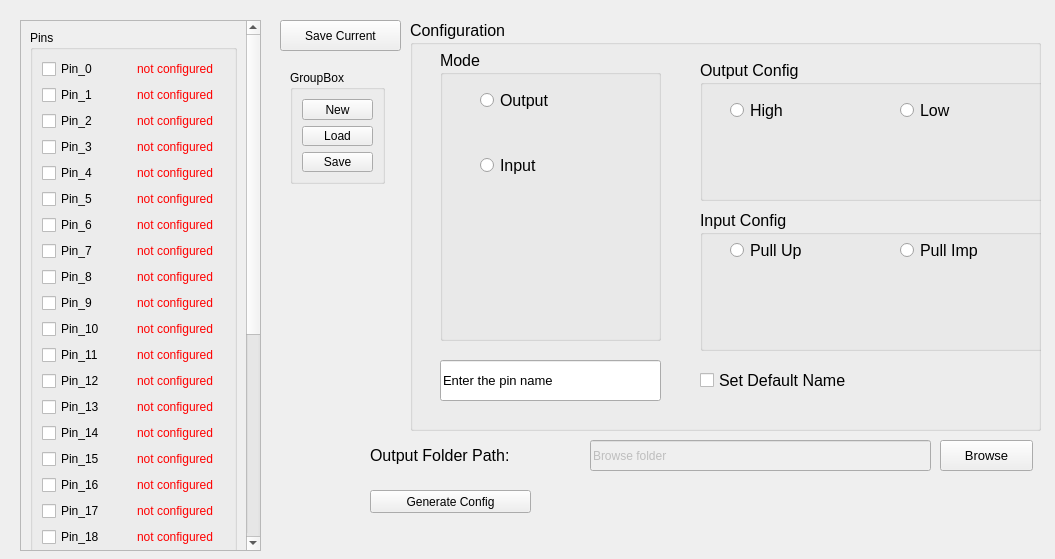
<?xml version="1.0" encoding="UTF-8"?>
<ui version="4.0">
 <class>Form</class>
 <widget class="QWidget" name="Form">
  <property name="geometry">
   <rect>
    <x>0</x>
    <y>0</y>
    <width>1055</width>
    <height>559</height>
   </rect>
  </property>
  <property name="windowTitle">
   <string>DIO_Configurator</string>
  </property>
  <widget class="QGroupBox" name="configuration_group">
   <property name="geometry">
    <rect>
     <x>410</x>
     <y>20</y>
     <width>631</width>
     <height>411</height>
    </rect>
   </property>
   <property name="font">
    <font>
     <pointsize>12</pointsize>
     <weight>50</weight>
     <bold>false</bold>
    </font>
   </property>
   <property name="title">
    <string>Configuration</string>
   </property>
   <widget class="QGroupBox" name="Mode_group">
    <property name="geometry">
     <rect>
      <x>30</x>
      <y>30</y>
      <width>221</width>
      <height>291</height>
     </rect>
    </property>
    <property name="title">
     <string>Mode</string>
    </property>
    <widget class="QRadioButton" name="Output_button">
     <property name="geometry">
      <rect>
       <x>40</x>
       <y>40</y>
       <width>131</width>
       <height>20</height>
      </rect>
     </property>
     <property name="text">
      <string>Output</string>
     </property>
    </widget>
    <widget class="QRadioButton" name="Input_button">
     <property name="geometry">
      <rect>
       <x>40</x>
       <y>100</y>
       <width>131</width>
       <height>31</height>
      </rect>
     </property>
     <property name="text">
      <string>Input</string>
     </property>
    </widget>
   </widget>
   <widget class="QGroupBox" name="Output_config_group">
    <property name="geometry">
     <rect>
      <x>290</x>
      <y>40</y>
      <width>361</width>
      <height>141</height>
     </rect>
    </property>
    <property name="title">
     <string>Output Config</string>
    </property>
    <widget class="QRadioButton" name="High_button">
     <property name="geometry">
      <rect>
       <x>30</x>
       <y>40</y>
       <width>131</width>
       <height>20</height>
      </rect>
     </property>
     <property name="text">
      <string>High</string>
     </property>
    </widget>
    <widget class="QRadioButton" name="Low_button">
     <property name="geometry">
      <rect>
       <x>200</x>
       <y>40</y>
       <width>131</width>
       <height>20</height>
      </rect>
     </property>
     <property name="text">
      <string>Low</string>
     </property>
    </widget>
   </widget>
   <widget class="QGroupBox" name="Input_config_group">
    <property name="geometry">
     <rect>
      <x>290</x>
      <y>190</y>
      <width>361</width>
      <height>141</height>
     </rect>
    </property>
    <property name="title">
     <string>Input Config</string>
    </property>
    <widget class="QRadioButton" name="Pull_Imp_button">
     <property name="geometry">
      <rect>
       <x>200</x>
       <y>30</y>
       <width>131</width>
       <height>20</height>
      </rect>
     </property>
     <property name="text">
      <string>Pull Imp</string>
     </property>
    </widget>
    <widget class="QRadioButton" name="Pull_Up_button">
     <property name="geometry">
      <rect>
       <x>30</x>
       <y>30</y>
       <width>131</width>
       <height>20</height>
      </rect>
     </property>
     <property name="text">
      <string>Pull Up</string>
     </property>
    </widget>
   </widget>
   <widget class="QLineEdit" name="PinName_LineEdit">
    <property name="geometry">
     <rect>
      <x>30</x>
      <y>340</y>
      <width>221</width>
      <height>41</height>
     </rect>
    </property>
    <property name="font">
     <font>
      <pointsize>10</pointsize>
     </font>
    </property>
    <property name="text">
     <string>Enter the pin name</string>
    </property>
   </widget>
   <widget class="QCheckBox" name="Default_Name_CheckBox">
    <property name="geometry">
     <rect>
      <x>290</x>
      <y>350</y>
      <width>181</width>
      <height>20</height>
     </rect>
    </property>
    <property name="text">
     <string>Set Default Name</string>
    </property>
   </widget>
  </widget>
  <widget class="QLineEdit" name="Output_Folder_Path_LineEdit">
   <property name="enabled">
    <bool>false</bool>
   </property>
   <property name="geometry">
    <rect>
     <x>590</x>
     <y>440</y>
     <width>341</width>
     <height>31</height>
    </rect>
   </property>
   <property name="text">
    <string>Browse folder</string>
   </property>
  </widget>
  <widget class="QPushButton" name="pushButton_Browse">
   <property name="geometry">
    <rect>
     <x>940</x>
     <y>440</y>
     <width>93</width>
     <height>31</height>
    </rect>
   </property>
   <property name="font">
    <font>
     <pointsize>10</pointsize>
    </font>
   </property>
   <property name="text">
    <string>Browse</string>
   </property>
  </widget>
  <widget class="QLabel" name="label_OuputFolderPath">
   <property name="geometry">
    <rect>
     <x>370</x>
     <y>440</y>
     <width>211</width>
     <height>31</height>
    </rect>
   </property>
   <property name="font">
    <font>
     <pointsize>12</pointsize>
     <weight>50</weight>
     <bold>false</bold>
    </font>
   </property>
   <property name="text">
    <string>Output Folder Path:</string>
   </property>
  </widget>
  <widget class="QPushButton" name="pushButton_SaveCurrent">
   <property name="geometry">
    <rect>
     <x>280</x>
     <y>20</y>
     <width>121</width>
     <height>31</height>
    </rect>
   </property>
   <property name="text">
    <string>Save Current</string>
   </property>
  </widget>
  <widget class="QScrollArea" name="scrollArea">
   <property name="geometry">
    <rect>
     <x>20</x>
     <y>20</y>
     <width>241</width>
     <height>531</height>
    </rect>
   </property>
   <property name="widgetResizable">
    <bool>true</bool>
   </property>
   <widget class="QWidget" name="scrollAreaWidgetContents">
    <property name="geometry">
     <rect>
      <x>0</x>
      <y>0</y>
      <width>222</width>
      <height>845</height>
     </rect>
    </property>
    <layout class="QHBoxLayout" name="horizontalLayout">
     <item>
      <widget class="QGroupBox" name="groupBox_Pins">
       <property name="title">
        <string>Pins</string>
       </property>
       <layout class="QVBoxLayout" name="verticalLayout">
        <item>
         <layout class="QHBoxLayout" name="horizontalLayout_2">
          <item>
           <widget class="QCheckBox" name="checkBox_0">
            <property name="text">
             <string>Pin_0</string>
            </property>
           </widget>
          </item>
          <item>
           <widget class="QLabel" name="label_0">
            <property name="styleSheet">
             <string notr="true">QLabel{ color: rgb(255, 0, 0); }</string>
            </property>
            <property name="text">
             <string>not configured</string>
            </property>
           </widget>
          </item>
         </layout>
        </item>
        <item>
         <layout class="QHBoxLayout" name="horizontalLayout_3">
          <item>
           <widget class="QCheckBox" name="checkBox_1">
            <property name="text">
             <string>Pin_1</string>
            </property>
           </widget>
          </item>
          <item>
           <widget class="QLabel" name="label_1">
            <property name="styleSheet">
             <string notr="true">QLabel{ color: rgb(255, 0, 0); }</string>
            </property>
            <property name="text">
             <string>not configured</string>
            </property>
           </widget>
          </item>
         </layout>
        </item>
        <item>
         <layout class="QHBoxLayout" name="horizontalLayout_4">
          <item>
           <widget class="QCheckBox" name="checkBox_2">
            <property name="text">
             <string>Pin_2</string>
            </property>
           </widget>
          </item>
          <item>
           <widget class="QLabel" name="label_2">
            <property name="styleSheet">
             <string notr="true">QLabel{ color: rgb(255, 0, 0); }</string>
            </property>
            <property name="text">
             <string>not configured</string>
            </property>
           </widget>
          </item>
         </layout>
        </item>
        <item>
         <layout class="QHBoxLayout" name="horizontalLayout_5">
          <item>
           <widget class="QCheckBox" name="checkBox_3">
            <property name="text">
             <string>Pin_3</string>
            </property>
           </widget>
          </item>
          <item>
           <widget class="QLabel" name="label_3">
            <property name="styleSheet">
             <string notr="true">QLabel{ color: rgb(255, 0, 0); }</string>
            </property>
            <property name="text">
             <string>not configured</string>
            </property>
           </widget>
          </item>
         </layout>
        </item>
        <item>
         <layout class="QHBoxLayout" name="horizontalLayout_6">
          <item>
           <widget class="QCheckBox" name="checkBox_4">
            <property name="text">
             <string>Pin_4</string>
            </property>
           </widget>
          </item>
          <item>
           <widget class="QLabel" name="label_4">
            <property name="styleSheet">
             <string notr="true">QLabel{ color: rgb(255, 0, 0); }</string>
            </property>
            <property name="text">
             <string>not configured</string>
            </property>
           </widget>
          </item>
         </layout>
        </item>
        <item>
         <layout class="QHBoxLayout" name="horizontalLayout_7">
          <item>
           <widget class="QCheckBox" name="checkBox_5">
            <property name="text">
             <string>Pin_5</string>
            </property>
           </widget>
          </item>
          <item>
           <widget class="QLabel" name="label_5">
            <property name="styleSheet">
             <string notr="true">QLabel{ color: rgb(255, 0, 0); }</string>
            </property>
            <property name="text">
             <string>not configured</string>
            </property>
           </widget>
          </item>
         </layout>
        </item>
        <item>
         <layout class="QHBoxLayout" name="horizontalLayout_8">
          <item>
           <widget class="QCheckBox" name="checkBox_6">
            <property name="text">
             <string>Pin_6</string>
            </property>
           </widget>
          </item>
          <item>
           <widget class="QLabel" name="label_6">
            <property name="styleSheet">
             <string notr="true">QLabel{ color: rgb(255, 0, 0); }</string>
            </property>
            <property name="text">
             <string>not configured</string>
            </property>
           </widget>
          </item>
         </layout>
        </item>
        <item>
         <layout class="QHBoxLayout" name="horizontalLayout_9">
          <item>
           <widget class="QCheckBox" name="checkBox_7">
            <property name="text">
             <string>Pin_7</string>
            </property>
           </widget>
          </item>
          <item>
           <widget class="QLabel" name="label_7">
            <property name="styleSheet">
             <string notr="true">QLabel{ color: rgb(255, 0, 0); }</string>
            </property>
            <property name="text">
             <string>not configured</string>
            </property>
           </widget>
          </item>
         </layout>
        </item>
        <item>
         <layout class="QHBoxLayout" name="horizontalLayout_10">
          <item>
           <widget class="QCheckBox" name="checkBox_8">
            <property name="text">
             <string>Pin_8</string>
            </property>
           </widget>
          </item>
          <item>
           <widget class="QLabel" name="label_8">
            <property name="styleSheet">
             <string notr="true">QLabel{ color: rgb(255, 0, 0); }</string>
            </property>
            <property name="text">
             <string>not configured</string>
            </property>
           </widget>
          </item>
         </layout>
        </item>
        <item>
         <layout class="QHBoxLayout" name="horizontalLayout_11">
          <item>
           <widget class="QCheckBox" name="checkBox_9">
            <property name="text">
             <string>Pin_9</string>
            </property>
           </widget>
          </item>
          <item>
           <widget class="QLabel" name="label_9">
            <property name="styleSheet">
             <string notr="true">QLabel{ color: rgb(255, 0, 0); }</string>
            </property>
            <property name="text">
             <string>not configured</string>
            </property>
           </widget>
          </item>
         </layout>
        </item>
        <item>
         <layout class="QHBoxLayout" name="horizontalLayout_12">
          <item>
           <widget class="QCheckBox" name="checkBox_10">
            <property name="text">
             <string>Pin_10</string>
            </property>
           </widget>
          </item>
          <item>
           <widget class="QLabel" name="label_10">
            <property name="styleSheet">
             <string notr="true">QLabel{ color: rgb(255, 0, 0); }</string>
            </property>
            <property name="text">
             <string>not configured</string>
            </property>
           </widget>
          </item>
         </layout>
        </item>
        <item>
         <layout class="QHBoxLayout" name="horizontalLayout_13">
          <item>
           <widget class="QCheckBox" name="checkBox_11">
            <property name="text">
             <string>Pin_11</string>
            </property>
           </widget>
          </item>
          <item>
           <widget class="QLabel" name="label_11">
            <property name="styleSheet">
             <string notr="true">QLabel{ color: rgb(255, 0, 0); }</string>
            </property>
            <property name="text">
             <string>not configured</string>
            </property>
           </widget>
          </item>
         </layout>
        </item>
        <item>
         <layout class="QHBoxLayout" name="horizontalLayout_14">
          <item>
           <widget class="QCheckBox" name="checkBox_12">
            <property name="text">
             <string>Pin_12</string>
            </property>
           </widget>
          </item>
          <item>
           <widget class="QLabel" name="label_12">
            <property name="styleSheet">
             <string notr="true">QLabel{ color: rgb(255, 0, 0); }</string>
            </property>
            <property name="text">
             <string>not configured</string>
            </property>
           </widget>
          </item>
         </layout>
        </item>
        <item>
         <layout class="QHBoxLayout" name="horizontalLayout_15">
          <item>
           <widget class="QCheckBox" name="checkBox_13">
            <property name="text">
             <string>Pin_13</string>
            </property>
           </widget>
          </item>
          <item>
           <widget class="QLabel" name="label_13">
            <property name="styleSheet">
             <string notr="true">QLabel{ color: rgb(255, 0, 0); }</string>
            </property>
            <property name="text">
             <string>not configured</string>
            </property>
           </widget>
          </item>
         </layout>
        </item>
        <item>
         <layout class="QHBoxLayout" name="horizontalLayout_16">
          <item>
           <widget class="QCheckBox" name="checkBox_14">
            <property name="text">
             <string>Pin_14</string>
            </property>
           </widget>
          </item>
          <item>
           <widget class="QLabel" name="label_14">
            <property name="styleSheet">
             <string notr="true">QLabel{ color: rgb(255, 0, 0); }</string>
            </property>
            <property name="text">
             <string>not configured</string>
            </property>
           </widget>
          </item>
         </layout>
        </item>
        <item>
         <layout class="QHBoxLayout" name="horizontalLayout_17">
          <item>
           <widget class="QCheckBox" name="checkBox_15">
            <property name="text">
             <string>Pin_15</string>
            </property>
           </widget>
          </item>
          <item>
           <widget class="QLabel" name="label_15">
            <property name="styleSheet">
             <string notr="true">QLabel{ color: rgb(255, 0, 0); }</string>
            </property>
            <property name="text">
             <string>not configured</string>
            </property>
           </widget>
          </item>
         </layout>
        </item>
        <item>
         <layout class="QHBoxLayout" name="horizontalLayout_18">
          <item>
           <widget class="QCheckBox" name="checkBox_16">
            <property name="text">
             <string>Pin_16</string>
            </property>
           </widget>
          </item>
          <item>
           <widget class="QLabel" name="label_16">
            <property name="styleSheet">
             <string notr="true">QLabel{ color: rgb(255, 0, 0); }</string>
            </property>
            <property name="text">
             <string>not configured</string>
            </property>
           </widget>
          </item>
         </layout>
        </item>
        <item>
         <layout class="QHBoxLayout" name="horizontalLayout_19">
          <item>
           <widget class="QCheckBox" name="checkBox_17">
            <property name="text">
             <string>Pin_17</string>
            </property>
           </widget>
          </item>
          <item>
           <widget class="QLabel" name="label_17">
            <property name="styleSheet">
             <string notr="true">QLabel{ color: rgb(255, 0, 0); }</string>
            </property>
            <property name="text">
             <string>not configured</string>
            </property>
           </widget>
          </item>
         </layout>
        </item>
        <item>
         <layout class="QHBoxLayout" name="horizontalLayout_20">
          <item>
           <widget class="QCheckBox" name="checkBox_18">
            <property name="text">
             <string>Pin_18</string>
            </property>
           </widget>
          </item>
          <item>
           <widget class="QLabel" name="label_18">
            <property name="styleSheet">
             <string notr="true">QLabel{ color: rgb(255, 0, 0); }</string>
            </property>
            <property name="text">
             <string>not configured</string>
            </property>
           </widget>
          </item>
         </layout>
        </item>
        <item>
         <layout class="QHBoxLayout" name="horizontalLayout_21">
          <item>
           <widget class="QCheckBox" name="checkBox_19">
            <property name="text">
             <string>Pin_19</string>
            </property>
           </widget>
          </item>
          <item>
           <widget class="QLabel" name="label_19">
            <property name="styleSheet">
             <string notr="true">QLabel{ color: rgb(255, 0, 0); }</string>
            </property>
            <property name="text">
             <string>not configured</string>
            </property>
           </widget>
          </item>
         </layout>
        </item>
        <item>
         <layout class="QHBoxLayout" name="horizontalLayout_22">
          <item>
           <widget class="QCheckBox" name="checkBox_20">
            <property name="text">
             <string>Pin_20</string>
            </property>
           </widget>
          </item>
          <item>
           <widget class="QLabel" name="label_20">
            <property name="styleSheet">
             <string notr="true">QLabel{ color: rgb(255, 0, 0); }</string>
            </property>
            <property name="text">
             <string>not configured</string>
            </property>
           </widget>
          </item>
         </layout>
        </item>
        <item>
         <layout class="QHBoxLayout" name="horizontalLayout_23">
          <item>
           <widget class="QCheckBox" name="checkBox_21">
            <property name="text">
             <string>Pin_21</string>
            </property>
           </widget>
          </item>
          <item>
           <widget class="QLabel" name="label_21">
            <property name="styleSheet">
             <string notr="true">QLabel{ color: rgb(255, 0, 0); }</string>
            </property>
            <property name="text">
             <string>not configured</string>
            </property>
           </widget>
          </item>
         </layout>
        </item>
        <item>
         <layout class="QHBoxLayout" name="horizontalLayout_24">
          <item>
           <widget class="QCheckBox" name="checkBox_22">
            <property name="text">
             <string>Pin_22</string>
            </property>
           </widget>
          </item>
          <item>
           <widget class="QLabel" name="label_22">
            <property name="styleSheet">
             <string notr="true">QLabel{ color: rgb(255, 0, 0); }</string>
            </property>
            <property name="text">
             <string>not configured</string>
            </property>
           </widget>
          </item>
         </layout>
        </item>
        <item>
         <layout class="QHBoxLayout" name="horizontalLayout_25">
          <item>
           <widget class="QCheckBox" name="checkBox_23">
            <property name="text">
             <string>Pin_23</string>
            </property>
           </widget>
          </item>
          <item>
           <widget class="QLabel" name="label_23">
            <property name="styleSheet">
             <string notr="true">QLabel{ color: rgb(255, 0, 0); }</string>
            </property>
            <property name="text">
             <string>not configured</string>
            </property>
           </widget>
          </item>
         </layout>
        </item>
        <item>
         <layout class="QHBoxLayout" name="horizontalLayout_26">
          <item>
           <widget class="QCheckBox" name="checkBox_24">
            <property name="text">
             <string>Pin_24</string>
            </property>
           </widget>
          </item>
          <item>
           <widget class="QLabel" name="label_24">
            <property name="styleSheet">
             <string notr="true">QLabel{ color: rgb(255, 0, 0); }</string>
            </property>
            <property name="text">
             <string>not configured</string>
            </property>
           </widget>
          </item>
         </layout>
        </item>
        <item>
         <layout class="QHBoxLayout" name="horizontalLayout_27">
          <item>
           <widget class="QCheckBox" name="checkBox_25">
            <property name="text">
             <string>Pin_25</string>
            </property>
           </widget>
          </item>
          <item>
           <widget class="QLabel" name="label_25">
            <property name="styleSheet">
             <string notr="true">QLabel{ color: rgb(255, 0, 0); }</string>
            </property>
            <property name="text">
             <string>not configured</string>
            </property>
           </widget>
          </item>
         </layout>
        </item>
        <item>
         <layout class="QHBoxLayout" name="horizontalLayout_28">
          <item>
           <widget class="QCheckBox" name="checkBox_26">
            <property name="text">
             <string>Pin_26</string>
            </property>
           </widget>
          </item>
          <item>
           <widget class="QLabel" name="label_26">
            <property name="styleSheet">
             <string notr="true">QLabel{ color: rgb(255, 0, 0); }</string>
            </property>
            <property name="text">
             <string>not configured</string>
            </property>
           </widget>
          </item>
         </layout>
        </item>
        <item>
         <layout class="QHBoxLayout" name="horizontalLayout_29">
          <item>
           <widget class="QCheckBox" name="checkBox_27">
            <property name="text">
             <string>Pin_27</string>
            </property>
           </widget>
          </item>
          <item>
           <widget class="QLabel" name="label_27">
            <property name="styleSheet">
             <string notr="true">QLabel{ color: rgb(255, 0, 0); }</string>
            </property>
            <property name="text">
             <string>not configured</string>
            </property>
           </widget>
          </item>
         </layout>
        </item>
        <item>
         <layout class="QHBoxLayout" name="horizontalLayout_30">
          <item>
           <widget class="QCheckBox" name="checkBox_28">
            <property name="text">
             <string>Pin_28</string>
            </property>
           </widget>
          </item>
          <item>
           <widget class="QLabel" name="label_28">
            <property name="styleSheet">
             <string notr="true">QLabel{ color: rgb(255, 0, 0); }</string>
            </property>
            <property name="text">
             <string>not configured</string>
            </property>
           </widget>
          </item>
         </layout>
        </item>
        <item>
         <layout class="QHBoxLayout" name="horizontalLayout_31">
          <item>
           <widget class="QCheckBox" name="checkBox_29">
            <property name="text">
             <string>Pin_29</string>
            </property>
           </widget>
          </item>
          <item>
           <widget class="QLabel" name="label_29">
            <property name="styleSheet">
             <string notr="true">QLabel{ color: rgb(255, 0, 0); }</string>
            </property>
            <property name="text">
             <string>not configured</string>
            </property>
           </widget>
          </item>
         </layout>
        </item>
        <item>
         <layout class="QHBoxLayout" name="horizontalLayout_33">
          <item>
           <widget class="QCheckBox" name="checkBox_30">
            <property name="text">
             <string>Pin_30</string>
            </property>
           </widget>
          </item>
          <item>
           <widget class="QLabel" name="label_30">
            <property name="styleSheet">
             <string notr="true">QLabel{ color: rgb(255, 0, 0); }</string>
            </property>
            <property name="text">
             <string>not configured</string>
            </property>
           </widget>
          </item>
         </layout>
        </item>
        <item>
         <layout class="QHBoxLayout" name="horizontalLayout_32">
          <item>
           <widget class="QCheckBox" name="checkBox_31">
            <property name="text">
             <string>Pin_31</string>
            </property>
           </widget>
          </item>
          <item>
           <widget class="QLabel" name="label_31">
            <property name="styleSheet">
             <string notr="true">QLabel{ color: rgb(255, 0, 0); }</string>
            </property>
            <property name="text">
             <string>not configured</string>
            </property>
           </widget>
          </item>
         </layout>
        </item>
       </layout>
       <zorder>checkBox_0</zorder>
       <zorder>checkBox_1</zorder>
       <zorder>checkBox_2</zorder>
       <zorder>checkBox_3</zorder>
       <zorder>checkBox_4</zorder>
       <zorder>checkBox_5</zorder>
       <zorder>checkBox_6</zorder>
       <zorder>checkBox_7</zorder>
       <zorder>checkBox_8</zorder>
       <zorder>checkBox_9</zorder>
       <zorder>checkBox_10</zorder>
       <zorder>checkBox_11</zorder>
       <zorder>checkBox_12</zorder>
       <zorder>checkBox_13</zorder>
       <zorder>checkBox_14</zorder>
       <zorder>checkBox_15</zorder>
       <zorder>checkBox_16</zorder>
       <zorder>checkBox_17</zorder>
       <zorder>checkBox_18</zorder>
       <zorder>checkBox_19</zorder>
       <zorder>checkBox_20</zorder>
       <zorder>checkBox_21</zorder>
       <zorder>checkBox_22</zorder>
       <zorder>checkBox_23</zorder>
       <zorder>checkBox_24</zorder>
       <zorder>checkBox_25</zorder>
       <zorder>checkBox_26</zorder>
       <zorder>checkBox_27</zorder>
       <zorder>checkBox_28</zorder>
       <zorder>checkBox_300</zorder>
       <zorder>checkBox_30</zorder>
       <zorder>checkBox_31</zorder>
       <zorder>label_0</zorder>
       <zorder>label_1</zorder>
       <zorder>label_2</zorder>
       <zorder>label_3</zorder>
       <zorder>label_4</zorder>
       <zorder>label_5</zorder>
       <zorder>label_6</zorder>
       <zorder>label_7</zorder>
       <zorder>label_8</zorder>
       <zorder>label_9</zorder>
       <zorder>label_10</zorder>
       <zorder>label_11</zorder>
       <zorder>label_12</zorder>
       <zorder>label_13</zorder>
       <zorder>label_14</zorder>
       <zorder>label_15</zorder>
       <zorder>label_16</zorder>
       <zorder>label_17</zorder>
       <zorder>label_18</zorder>
       <zorder>label_19</zorder>
       <zorder>label_20</zorder>
       <zorder>label_22</zorder>
       <zorder>label_21</zorder>
       <zorder>label_23</zorder>
       <zorder>label_24</zorder>
       <zorder>label_25</zorder>
       <zorder>label_26</zorder>
       <zorder>label_27</zorder>
       <zorder>label_28</zorder>
       <zorder>label_29</zorder>
       <zorder>label_30</zorder>
       <zorder>label_31</zorder>
       <zorder>label_30</zorder>
      </widget>
     </item>
    </layout>
   </widget>
  </widget>
  <widget class="QLabel" name="label_image">
   <property name="geometry">
    <rect>
     <x>280</x>
     <y>290</y>
     <width>91</width>
     <height>131</height>
    </rect>
   </property>
   <property name="text">
    <string/>
   </property>
  </widget>
  <widget class="QPushButton" name="pushButton_FinalSave">
   <property name="geometry">
    <rect>
     <x>370</x>
     <y>490</y>
     <width>161</width>
     <height>23</height>
    </rect>
   </property>
   <property name="text">
    <string>Generate Config</string>
   </property>
  </widget>
  <widget class="QGroupBox" name="groupBox_2">
   <property name="geometry">
    <rect>
     <x>290</x>
     <y>70</y>
     <width>95</width>
     <height>114</height>
    </rect>
   </property>
   <property name="title">
    <string>GroupBox</string>
   </property>
   <layout class="QVBoxLayout" name="verticalLayout_2">
    <item>
     <widget class="QPushButton" name="pushButton_new">
      <property name="text">
       <string>New</string>
      </property>
     </widget>
    </item>
    <item>
     <widget class="QPushButton" name="pushButton_load">
      <property name="text">
       <string>Load</string>
      </property>
     </widget>
    </item>
    <item>
     <widget class="QPushButton" name="pushButton_save">
      <property name="text">
       <string>Save</string>
      </property>
     </widget>
    </item>
   </layout>
  </widget>
 </widget>
 <resources/>
 <connections>
  <connection>
   <sender>Output_button</sender>
   <signal>clicked(bool)</signal>
   <receiver>Output_config_group</receiver>
   <slot>setEnabled(bool)</slot>
   <hints>
    <hint type="sourcelabel">
     <x>225</x>
     <y>119</y>
    </hint>
    <hint type="destinationlabel">
     <x>630</x>
     <y>150</y>
    </hint>
   </hints>
  </connection>
  <connection>
   <sender>Output_button</sender>
   <signal>clicked(bool)</signal>
   <receiver>Input_config_group</receiver>
   <slot>setDisabled(bool)</slot>
   <hints>
    <hint type="sourcelabel">
     <x>225</x>
     <y>119</y>
    </hint>
    <hint type="destinationlabel">
     <x>630</x>
     <y>300</y>
    </hint>
   </hints>
  </connection>
  <connection>
   <sender>Input_button</sender>
   <signal>clicked(bool)</signal>
   <receiver>Input_config_group</receiver>
   <slot>setEnabled(bool)</slot>
   <hints>
    <hint type="sourcelabel">
     <x>225</x>
     <y>179</y>
    </hint>
    <hint type="destinationlabel">
     <x>630</x>
     <y>300</y>
    </hint>
   </hints>
  </connection>
  <connection>
   <sender>Input_button</sender>
   <signal>clicked(bool)</signal>
   <receiver>Output_config_group</receiver>
   <slot>setDisabled(bool)</slot>
   <hints>
    <hint type="sourcelabel">
     <x>225</x>
     <y>179</y>
    </hint>
    <hint type="destinationlabel">
     <x>630</x>
     <y>150</y>
    </hint>
   </hints>
  </connection>
  <connection>
   <sender>Default_Name_CheckBox</sender>
   <signal>clicked(bool)</signal>
   <receiver>PinName_LineEdit</receiver>
   <slot>setDisabled(bool)</slot>
   <hints>
    <hint type="sourcelabel">
     <x>560</x>
     <y>399</y>
    </hint>
    <hint type="destinationlabel">
     <x>232</x>
     <y>400</y>
    </hint>
   </hints>
  </connection>
  <connection>
   <sender>Default_Name_CheckBox</sender>
   <signal>clicked()</signal>
   <receiver>PinName_LineEdit</receiver>
   <slot>clear()</slot>
   <hints>
    <hint type="sourcelabel">
     <x>560</x>
     <y>399</y>
    </hint>
    <hint type="destinationlabel">
     <x>232</x>
     <y>400</y>
    </hint>
   </hints>
  </connection>
  <connection>
   <sender>Output_button</sender>
   <signal>clicked(bool)</signal>
   <receiver>Low_button</receiver>
   <slot>setChecked(bool)</slot>
   <hints>
    <hint type="sourcelabel">
     <x>545</x>
     <y>99</y>
    </hint>
    <hint type="destinationlabel">
     <x>965</x>
     <y>109</y>
    </hint>
   </hints>
  </connection>
  <connection>
   <sender>Input_button</sender>
   <signal>clicked(bool)</signal>
   <receiver>Pull_Imp_button</receiver>
   <slot>setChecked(bool)</slot>
   <hints>
    <hint type="sourcelabel">
     <x>545</x>
     <y>165</y>
    </hint>
    <hint type="destinationlabel">
     <x>965</x>
     <y>249</y>
    </hint>
   </hints>
  </connection>
 </connections>
</ui>
